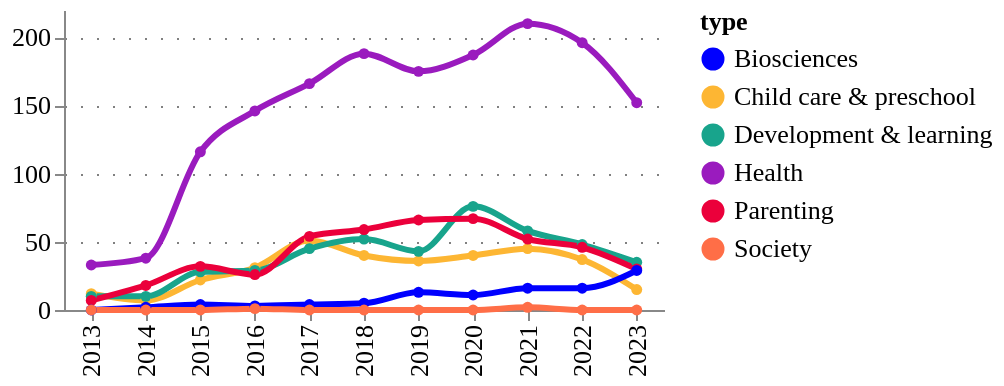

Write notebook code for a chart like this one.
### Code cell
fig = pu.ts_smooth(
    tech_applications_ts,
    tech_applications_ts[column].unique(),
    variable= "counts",
    variable_title = "",
    category_column = column,
    width = 300,
    height = 150,
    legend_orient='right',
)
pu.configure_plots(fig)

### Figure 1 — Vega-Lite specification as saved in the notebook (floating-point values rounded to 4 significant figures)
{"config": {"title": {"font": "Averta", "anchor": "start"}, "subtitle": {"font": "Averta"}, "axis": {"labelFont": "Averta", "titleFont": "Averta", "gridColor": "grey", "gridDash": [1, 7], "labelFontSize": 13, "titleFontSize": 13}, "header": {"labelFont": "Averta", "titleFont": "Averta"}, "legend": {"labelFont": "Averta", "titleFont": "Averta", "labelFontSize": 13, "titleFontSize": 13}, "range": {"category": ["#0000FF", "#FDB633", "#18A48C", "#9A1BBE", "#EB003B", "#FF6E47", "#646363", "#0F294A", "#97D9E3", "#A59BEE", "#F6A4B7", "#D2C9C0", "#FFFFFF", "#000000"], "ordinal": {"scheme": ["#0000FF", "#FDB633", "#18A48C", "#9A1BBE", "#EB003B", "#FF6E47", "#646363", "#0F294A", "#97D9E3", "#A59BEE", "#F6A4B7", "#D2C9C0", "#FFFFFF", "#000000"]}}, "view": {"strokeWidth": 0}}, "data": {"name": "data-ad01fa71e580fbc643489b6393e574de"}, "mark": {"type": "line", "interpolate": "monotone", "point": {"filled": true, "size": 30}, "size": 3, "strokeDash": [0]}, "encoding": {"color": {"field": "type", "legend": {"orient": "right"}, "scale": {}, "type": "nominal"}, "tooltip": [{"field": "year", "title": "Year", "type": "ordinal"}, {"field": "type", "type": "nominal"}, {"field": "counts", "format": ".3f", "title": "", "type": "quantitative"}], "x": {"field": "year", "title": "", "type": "ordinal"}, "y": {"field": "counts", "title": "", "type": "quantitative"}}, "height": 150, "title": {"anchor": "start", "text": "", "fontSize": 14, "subtitle": "", "subtitleFont": "Averta", "subtitleFontSize": 13}, "width": 300, "$schema": "https://vega.github.io/schema/vega-lite/v4.17.0.json", "datasets": {"data-ad01fa71e580fbc643489b6393e574de": [{"year": 2013, "type": "Child care & preschool", "counts": 12.0, "counts_prop": 0.005}, {"year": 2014, "type": "Child care & preschool", "counts": 7.0, "counts_prop": 0.003}, {"year": 2015, "type": "Child care & preschool", "counts": 22.0, "counts_prop": 0.009}, {"year": 2016, "type": "Child care & preschool", "counts": 31.0, "counts_prop": 0.012}, {"year": 2017, "type": "Child care & preschool", "counts": 51.0, "counts_prop": 0.02}, {"year": 2018, "type": "Child care & preschool", "counts": 40.0, "counts_prop": 0.016}, {"year": 2019, "type": "Child care & preschool", "counts": 36.0, "counts_prop": 0.014}, {"year": 2020, "type": "Child care & preschool", "counts": 40.0, "counts_prop": 0.016}, {"year": 2021, "type": "Child care & preschool", "counts": 45.0, "counts_prop": 0.017}, {"year": 2022, "type": "Child care & preschool", "counts": 37.0, "counts_prop": 0.014}, {"year": 2023, "type": "Child care & preschool", "counts": 15.0, "counts_prop": 0.006}, {"year": 2013, "type": "Development & learning", "counts": 10.0, "counts_prop": 0.004}, {"year": 2014, "type": "Development & learning", "counts": 10.0, "counts_prop": 0.004}, {"year": 2015, "type": "Development & learning", "counts": 28.0, "counts_prop": 0.011}, {"year": 2016, "type": "Development & learning", "counts": 29.0, "counts_prop": 0.011}, {"year": 2017, "type": "Development & learning", "counts": 45.0, "counts_prop": 0.017}, {"year": 2018, "type": "Development & learning", "counts": 52.0, "counts_prop": 0.02}, {"year": 2019, "type": "Development & learning", "counts": 43.0, "counts_prop": 0.017}, {"year": 2020, "type": "Development & learning", "counts": 76.0, "counts_prop": 0.03}, {"year": 2021, "type": "Development & learning", "counts": 58.0, "counts_prop": 0.023}, {"year": 2022, "type": "Development & learning", "counts": 48.0, "counts_prop": 0.019}, {"year": 2023, "type": "Development & learning", "counts": 35.0, "counts_prop": 0.014}, {"year": 2013, "type": "Health", "counts": 33.0, "counts_prop": 0.013}, {"year": 2014, "type": "Health", "counts": 38.0, "counts_prop": 0.015}, {"year": 2015, "type": "Health", "counts": 116.0, "counts_prop": 0.045}, {"year": 2016, "type": "Health", "counts": 146.0, "counts_prop": 0.057}, {"year": 2017, "type": "Health", "counts": 166.0, "counts_prop": 0.065}, {"year": 2018, "type": "Health", "counts": 188.0, "counts_prop": 0.073}, {"year": 2019, "type": "Health", "counts": 175.0, "counts_prop": 0.068}, {"year": 2020, "type": "Health", "counts": 187.0, "counts_prop": 0.073}, {"year": 2021, "type": "Health", "counts": 210.0, "counts_prop": 0.082}, {"year": 2022, "type": "Health", "counts": 196.0, "counts_prop": 0.076}, {"year": 2023, "type": "Health", "counts": 152.0, "counts_prop": 0.059}, {"year": 2013, "type": "Parenting", "counts": 7.0, "counts_prop": 0.003}, {"year": 2014, "type": "Parenting", "counts": 18.0, "counts_prop": 0.007}, {"year": 2015, "type": "Parenting", "counts": 32.0, "counts_prop": 0.012}, {"year": 2016, "type": "Parenting", "counts": 26.0, "counts_prop": 0.01}, {"year": 2017, "type": "Parenting", "counts": 54.0, "counts_prop": 0.021}, {"year": 2018, "type": "Parenting", "counts": 59.0, "counts_prop": 0.023}, {"year": 2019, "type": "Parenting", "counts": 66.0, "counts_prop": 0.026}, {"year": 2020, "type": "Parenting", "counts": 67.0, "counts_prop": 0.026}, {"year": 2021, "type": "Parenting", "counts": 52.0, "counts_prop": 0.02}, {"year": 2022, "type": "Parenting", "counts": 46.0, "counts_prop": 0.018}, {"year": 2023, "type": "Parenting", "counts": 30.0, "counts_prop": 0.012}, {"year": 2013, "type": "Biosciences", "counts": 0.0, "counts_prop": 0.0}, {"year": 2014, "type": "Biosciences", "counts": 2.0, "counts_prop": 0.001}, {"year": 2015, "type": "Biosciences", "counts": 4.0, "counts_prop": 0.002}, {"year": 2016, "type": "Biosciences", "counts": 3.0, "counts_prop": 0.001}, {"year": 2017, "type": "Biosciences", "counts": 4.0, "counts_prop": 0.002}, {"year": 2018, "type": "Biosciences", "counts": 5.0, "counts_prop": 0.002}, {"year": 2019, "type": "Biosciences", "counts": 13.0, "counts_prop": 0.005}, {"year": 2020, "type": "Biosciences", "counts": 11.0, "counts_prop": 0.004}, {"year": 2021, "type": "Biosciences", "counts": 16.0, "counts_prop": 0.006}, {"year": 2022, "type": "Biosciences", "counts": 16.0, "counts_prop": 0.006}, {"year": 2023, "type": "Biosciences", "counts": 29.0, "counts_prop": 0.011}, {"year": 2013, "type": "Society", "counts": 0.0, "counts_prop": 0.0}, {"year": 2014, "type": "Society", "counts": 0.0, "counts_prop": 0.0}, {"year": 2015, "type": "Society", "counts": 0.0, "counts_prop": 0.0}, {"year": 2016, "type": "Society", "counts": 1.0, "counts_prop": 0.0}, {"year": 2017, "type": "Society", "counts": 0.0, "counts_prop": 0.0}, {"year": 2018, "type": "Society", "counts": 0.0, "counts_prop": 0.0}, {"year": 2019, "type": "Society", "counts": 0.0, "counts_prop": 0.0}, {"year": 2020, "type": "Society", "counts": 0.0, "counts_prop": 0.0}, {"year": 2021, "type": "Society", "counts": 2.0, "counts_prop": 0.001}, {"year": 2022, "type": "Society", "counts": 0.0, "counts_prop": 0.0}, {"year": 2023, "type": "Society", "counts": 0.0, "counts_prop": 0.0}]}}
